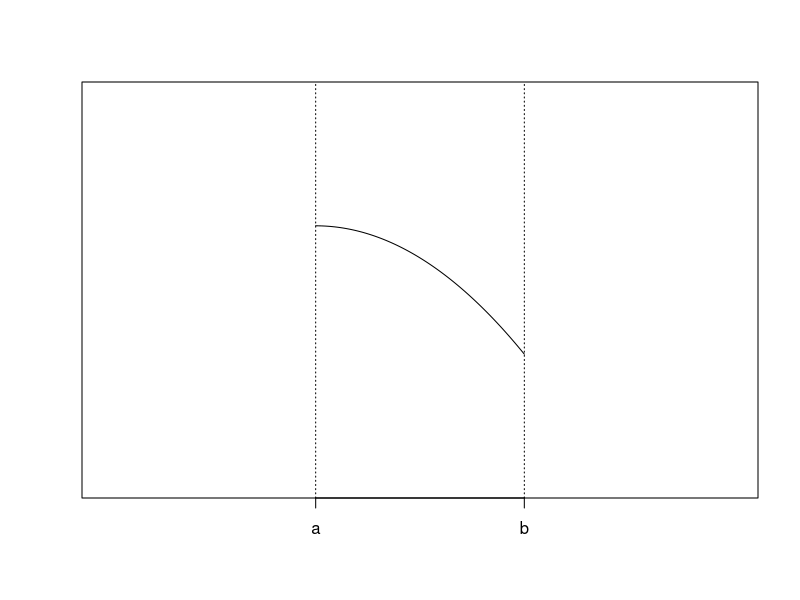
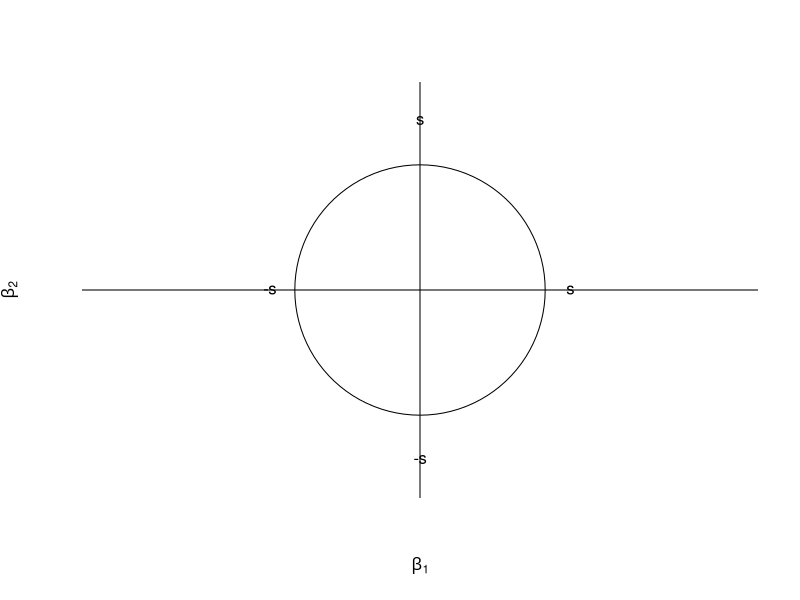

Write R code to recreate these figures, in order.
## ---- chunk 1
x = seq(1,2, by = 0.01)
y = -2*x^2+4*x+2
plot(x,y,xaxt = "n", yaxt = "n", xlab = "", ylab = "", type = "l",ylim = c(0,6), xlim = c(0,3))
abline(v = c(1,2),lty = 3)
axis(1, at = c(1,2),labels = c("a","b"))
## ---- chunk 2
library(plotrix)
plot(x = 0, y = 0, col = "white",xlim = c(-2.5,2.5),ylim = c(-2.5,2.5),axes = F,xaxt = "n", yaxt = "n",xlab = expression(beta[1]),ylab = expression(beta[2]))
abline(v = 0, h = 0)
text(0,2.2,"s")
text(0,-2.2,"-s")
text(1.2,0,"s")
text(-1.2,0,"-s")
draw.circle(x = 0, y = 0, radius = 1)
